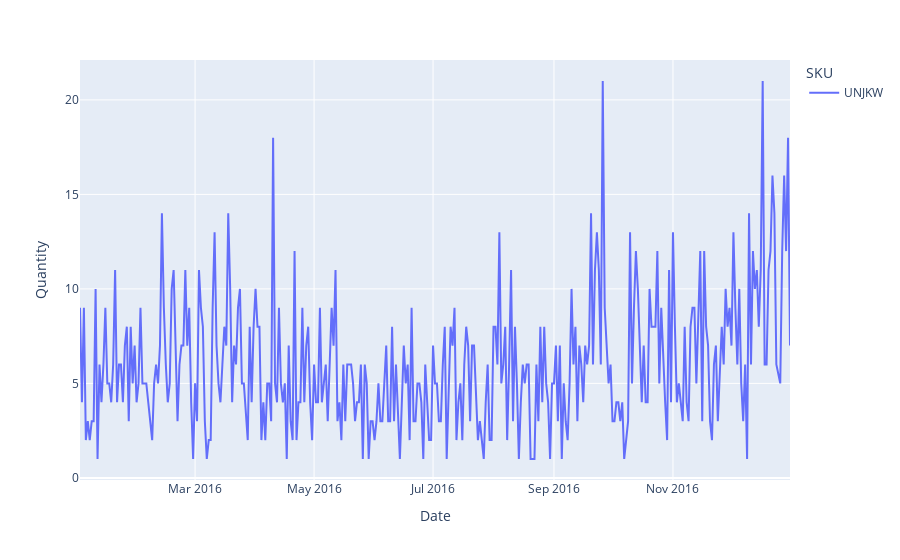

Notebook code for this chart:
### Code cell
fig = px.line(df_sku, x='Date', y='Quantity',color = 'SKU')
fig.show()

### Figure 1 — Plotly figure (JSON) as saved in the notebook; plotly's stock layout.template omitted (floating-point values rounded to 4 significant figures; data arrays with more than 128 entries replaced by an {"elided": "..."} marker saying what was removed)
{"data": [{"hovertemplate": "SKU=UNJKW<br>Date=%{x}<br>Quantity=%{y}<extra></extra>", "legendgroup": "UNJKW", "line": {"color": "#636efa", "dash": "solid"}, "marker": {"symbol": "circle"}, "mode": "lines", "name": "UNJKW", "orientation": "v", "showlegend": true, "type": "scatter", "x": {"elided": "361 str values"}, "xaxis": "x", "y": {"elided": "361 int values"}, "yaxis": "y"}], "layout": {"legend": {"title": {"text": "SKU"}, "tracegroupgap": 0}, "margin": {"t": 60}, "xaxis": {"anchor": "y", "domain": [0, 1], "title": {"text": "Date"}}, "yaxis": {"anchor": "x", "domain": [0, 1], "title": {"text": "Quantity"}}}}
